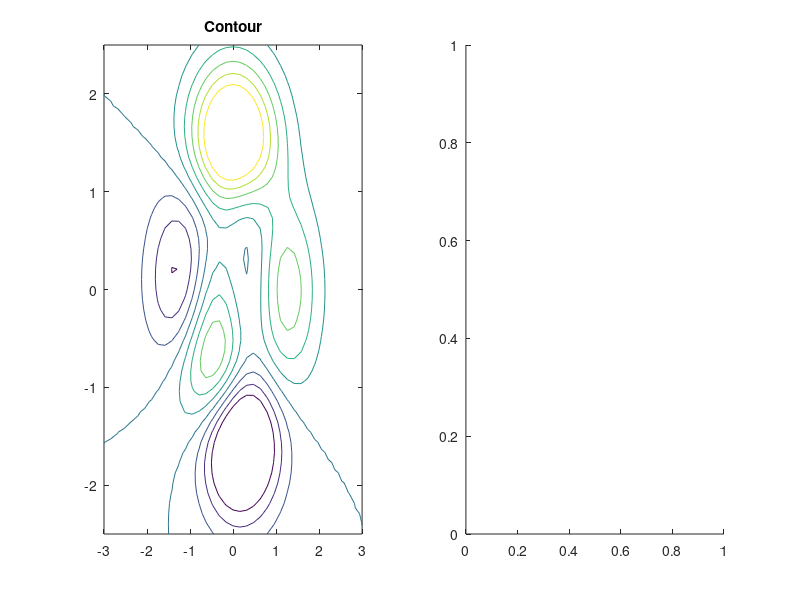

Here is the MATLAB script that generated this plot: (Note: this script raises an error after producing the figure.)
%Example:
          x=linspace(-3,3,39);
          y=linspace(-2.5,2.5,49);
          [xx,yy]=meshgrid(x,y);
          zz=peaks(xx,yy);
          v=-3:1:5; % contour levels
          subplot(1,2,1)
          [C,h]=contour(xx,yy,zz,v);   % standard contour for comparison
          %clabel(C)
          title Contour

          idx=randperm(numel(zz));     % grab some scattered indices
          n=idx(1:ceil(numel(zz)/2))'; % one half of them
          x=xx(n);                     % get scattered data
          y=yy(n);
          z=zz(n);
          tri=delaunay(x,y);           % triangulate scattered data
          subplot(1,2,2)
          [C,h]=tricontour(tri,x,y,z,v);
          %clabel(C,h)
          title TriContour